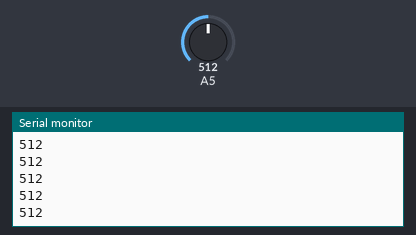
Simulated run of this sketch. Board: Arduino Uno, built with avr-gcc and run on an emulated ATmega328P. Shown: the last lines printed to the serial monitor. The test bench sets the inputs (shaded band); at power-on: A5 = 512.

Above: at 1.2 s.
1.3 s: A5 set to 716
At 1.31 s:
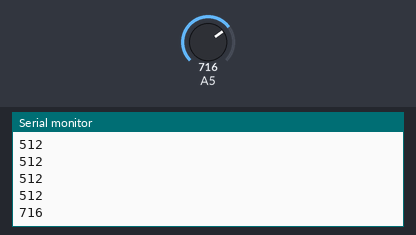
2.8 s: A5 set to 900
At 2.81 s:
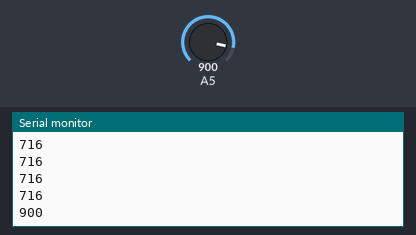
Timing chart, 0 to 5.8 s (numbered marks = the images above; inputs shaded):
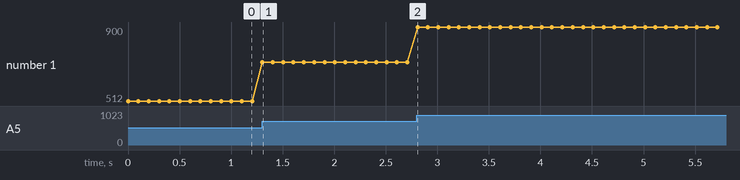

The sketch:

MQ135Test1.ino
```cpp
int sensorValue;

void setup()
{
  Serial.begin(9600);
}

void loop()
{
  sensorValue = analogRead(5);
  Serial.println(sensorValue, DEC);
  delay(100);

}
```

Measured:
- after the input at 1.3 s, the serial monitor: prints a new line at once (image 1)
- after the input at 2.8 s, the serial monitor: prints a new line at once (image 2)
- plotted number 1: 512 → 716 after the input at 1.3 s, 716 → 900 after the input at 2.8 s
